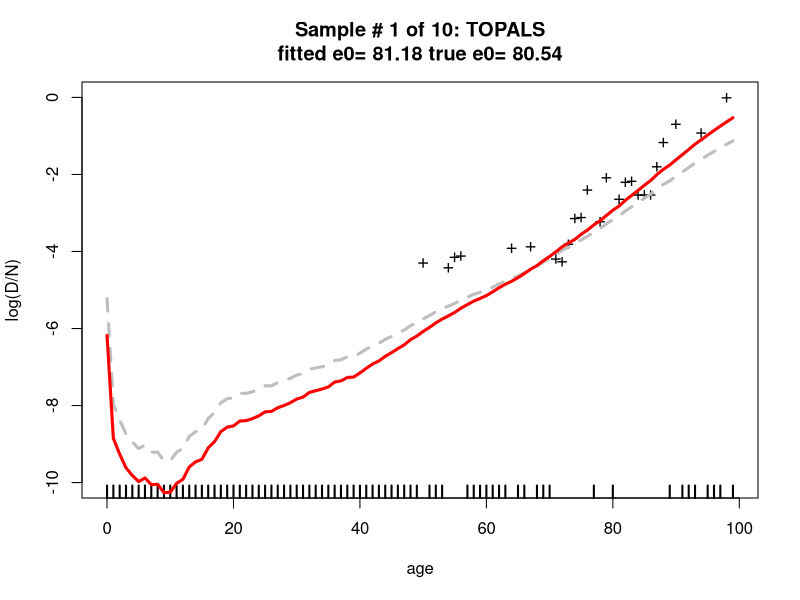
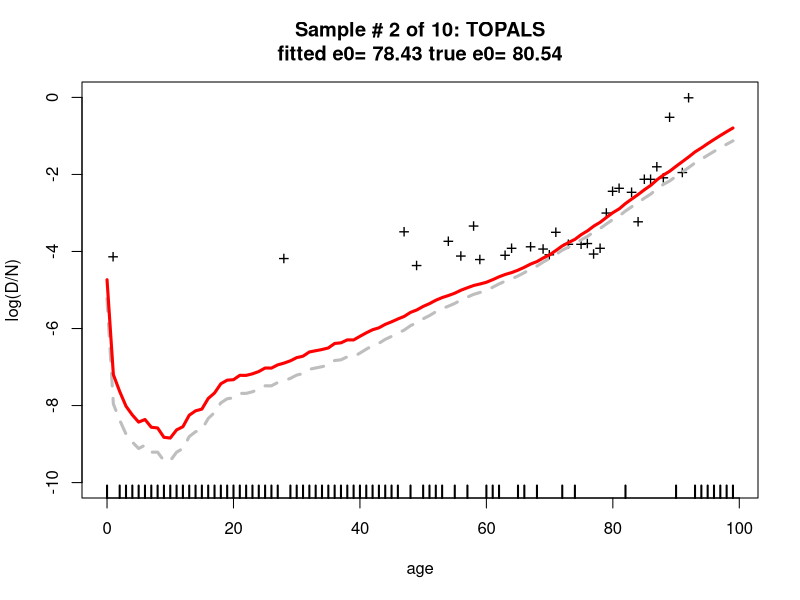
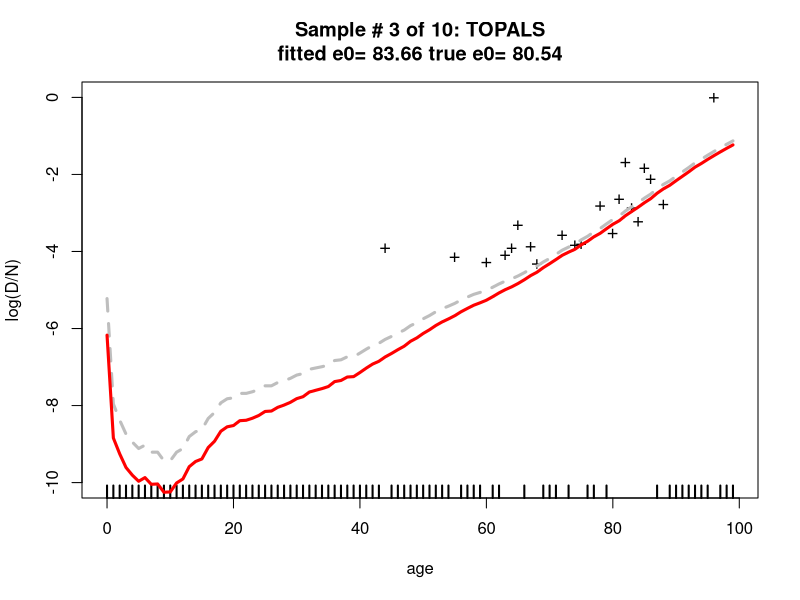
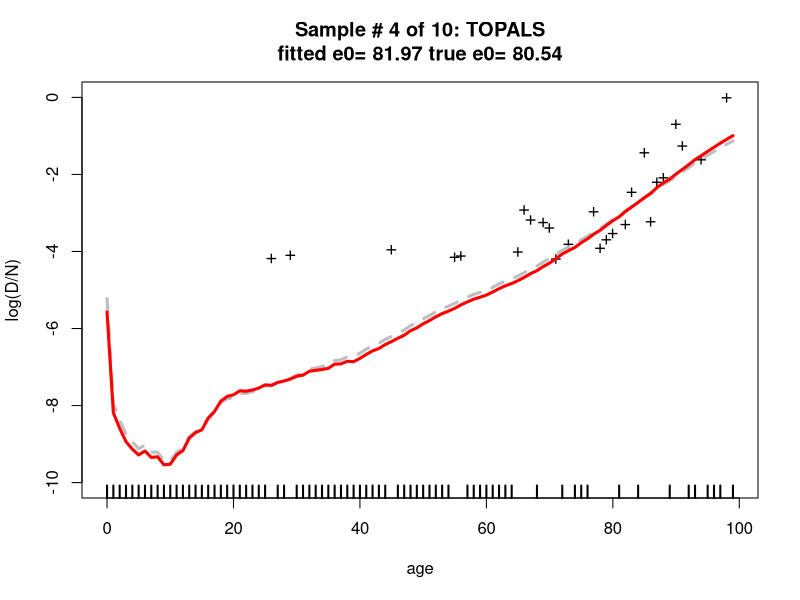
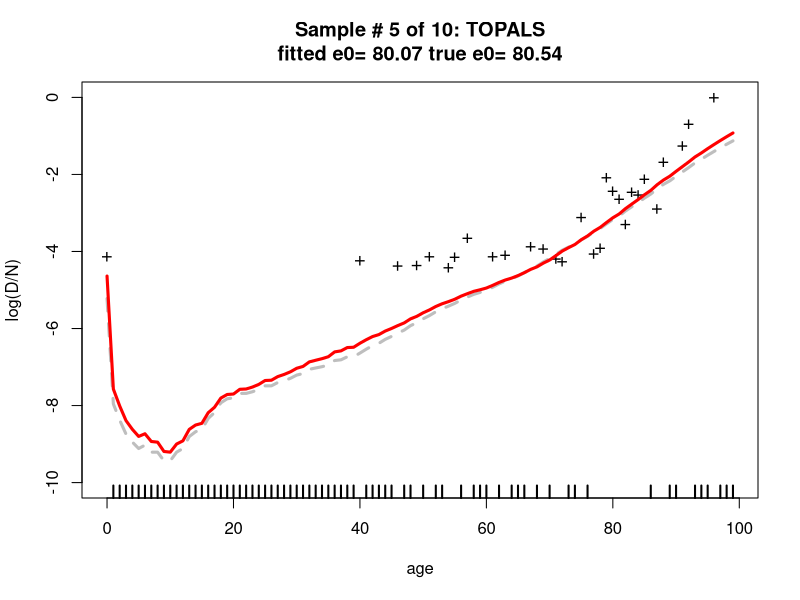
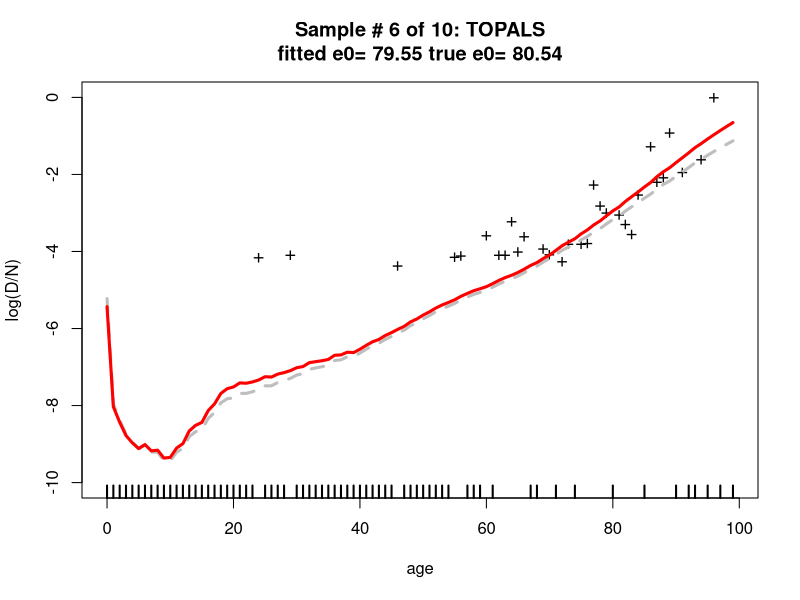
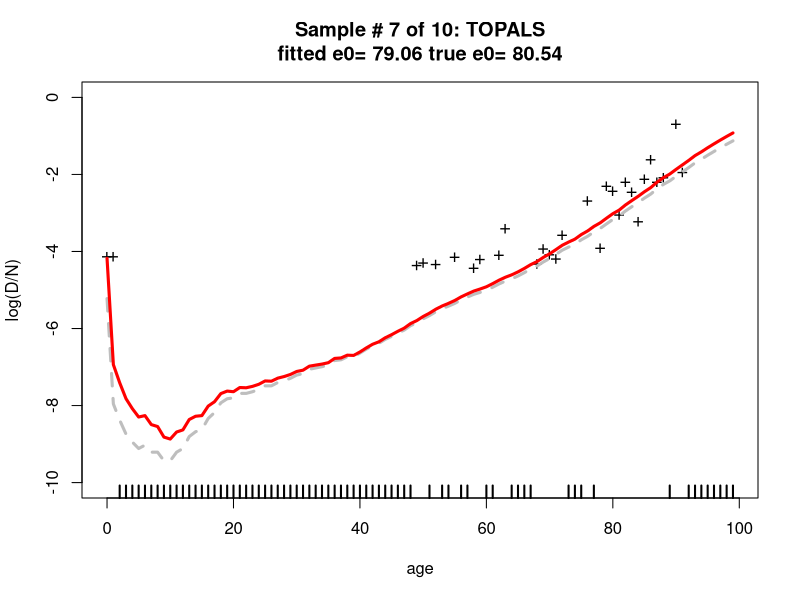
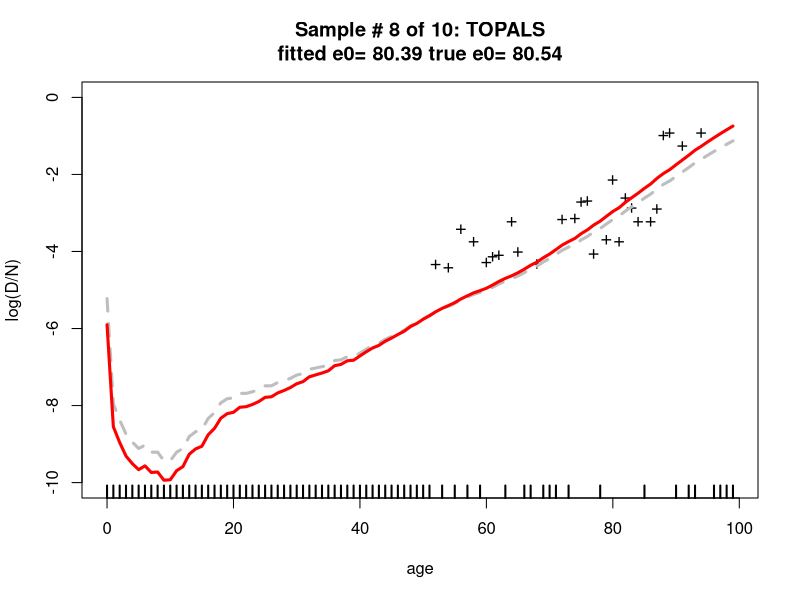

These figures' R source, in order:
#------------------------------------------------------------
# TOPALS fitting function
#
# Carl Schmertmann
#   created 01 Mar 2018
#   edited  06 June 2018 (added estimated covariance of alpha params)
#
# Fits TOPALS parameters to single-year (D,N) data by
# Newton-Raphson iteration with analytical derivatives
#
# A more complete explanation is in 
# https://github.com/schmert/TOPALS/blob/master/TOPALS_fitting.pdf
#------------------------------------------------------------

rm(list=ls())
graphics.off()
if (.Platform$OS.type == 'windows') windows(record=TRUE)

library(splines)



#==== THIS IS THE MAIN FUNCTION ====


TOPALS_fit = function( N, D, std,
                       max_age        = 99,
                       knot_positions = c(0,1,10,20,40,70), 
                       smoothing_k    = 1,
                       max_iter       = 20,
                       alpha_tol      = .00005,
                       details        = FALSE) {

    ## single years of age from 0 to max_age
    age = 0:max_age
    
    ## B is an Ax7 matrix. Each column is a linear B-spline basis function
    B      = splines::bs( age, knots=knot_positions, degree=1 )
    nalpha = ncol(B) 
    
    ## penalized log lik function
    Q = function(alpha) {
      lambda.hat = as.numeric( std + B %*% alpha)
      penalty    = smoothing_k * sum( diff(alpha)^2 )
      return( sum(D * lambda.hat - N * exp(lambda.hat)) - penalty)
    }
    
    ## expected deaths function
    Dhat = function(alpha) {
      lambda.hat = std + B %*% alpha
      return(  as.numeric( N * exp(lambda.hat) ))
    }      
    
    ## S matrix for penalty
    S = matrix(0,nalpha-1,nalpha) 
    diag(S[, 1:(nalpha-1)]) = -1
    diag(S[, 2:(nalpha)  ]) = +1
    SS = crossprod(S)
    
    #------------------------------------------------
    # iteration function: 
    # next alpha vector as a function of current alpha
    #------------------------------------------------
    next_alpha = function(alpha) {
      dhat = Dhat(alpha)
      M = solve ( t(B) %*% diag(dhat) %*% B + 2*smoothing_k *SS)
      v = t(B) %*% (D - dhat) - 2* (smoothing_k * (SS %*% alpha))
      return( alpha + M %*% v)
    }
    
    ## main iteration:     
    a = rep(0, nalpha)
    
    niter = 0
    repeat {
      niter      = niter + 1
      last_param = a
      a          = next_alpha( a )  # update
      change     = a - last_param

      converge = all( abs(change) < alpha_tol)
      overrun  = (niter == max_iter)
      
      if (converge | overrun) { break }
      
    } # repeat
    
    if (details | !converge | overrun) {
      if (!converge) print('did not converge')
      if (overrun) print('exceeded maximum number of iterations')
      
      dhat = Dhat(a)
      covar = solve( t(B) %*% diag(dhat) %*% B + 2*smoothing_k *SS)
      
      return( list( alpha    = a, 
                    covar    = covar,
                    Qvalue   = Q(a),
                    converge = converge, 
                    maxiter  = overrun))
    } else return( a) 
    
} # TOPALS_fit


#==== END MAIN FUNCTION ====





#-----------------------------------------------------
# EXAMPLES: SMALL POPULATIONS WITH RANDOM DEATHS
#-----------------------------------------------------

age = 0:99

## Population by Age (5000 females, age structure similar to Estonia 2010)
N = c(62, 62, 50, 65, 56, 56, 40, 50, 43, 50, 
      42, 39, 34, 43, 45, 42, 53, 42, 45, 72, 
      66, 65, 63, 67, 64, 78, 65, 69, 65, 60, 
      70, 57, 46, 64, 58, 62, 59, 69, 69, 76, 
      69, 56, 58, 61, 50, 52, 79, 65, 75, 78, 
      73, 62, 76, 63, 83, 63, 61, 77, 84, 67, 
      72, 62, 60, 60, 50, 55, 37, 48, 75, 51, 
      59, 66, 71, 45, 46, 45, 44, 58, 50, 40, 
      34, 42, 27, 35, 25, 25, 25, 18, 16,  5, 
      2,  7,  2,  0,  5,  1,  1,  0,  1,  0)

## true mortality rates (Estonia 2010 from HMD)
mu = c(0.00246, 0.00064, 0.00026, 0.00014, 0.00014, 
       0.00059, 0.00031, 0.00016,       0,       0, 
       0.00034,       0, 0.00018,       0, 0.00016, 
       0.00047, 0.00015, 0.00013,       0, 0.00023, 
       0.00021,   2e-04,   1e-04, 0.00021, 0.00053, 
       0.00073, 0.00021, 0.00085, 0.00033, 0.00033, 
       0.00045, 0.00079, 0.00034, 0.00045, 0.00077, 
       0.00066, 0.00077, 0.00099, 0.00074, 0.00096, 
       0.00127, 0.00099, 0.00103,   7e-04, 0.00220, 
       0.00177, 0.00263, 0.00247, 0.00171, 0.00189, 
       0.00408, 0.00297, 0.00326, 0.00285, 0.00402, 
       0.00441, 0.00584, 0.00485, 0.00475, 0.00484, 
       0.00740, 0.00782, 0.00777, 0.01002, 0.01080, 
       0.01277, 0.01026, 0.01350, 0.01316, 0.01467, 
       0.01353, 0.01839, 0.02011, 0.02176, 0.02507, 
       0.02801, 0.03008, 0.03849, 0.04071, 0.05160, 
       0.05487, 0.06088, 0.06675, 0.07599, 0.08657, 
       0.09597, 0.12556, 0.11733, 0.14262, 0.16010, 
       0.17928, 0.20020, 0.22290, 0.24739, 0.27361, 
       0.30150, 0.33094, 0.36176, 0.39377, 0.42671)

## A reasonable standard schedule of log mortality rates: USA females 2015 from HMD
this.std = c(-5.2232, -7.9576, -8.3774, -8.7403, -8.948, 
             -9.1150, -9.0280, -9.2103, -9.2103, -9.4335, 
             -9.4335, -9.2103, -9.1150, -8.8049, -8.6797, 
             -8.6226, -8.3349, -8.1807, -7.9294, -7.8240, 
             -7.7994, -7.6843, -7.6843, -7.6417, -7.5811, 
             -7.4876, -7.4876, -7.4021, -7.3540, -7.2934,
             -7.2089, -7.1691, -7.0586, -7.0243, -6.9911, 
             -6.9486, -6.8308, -6.8124, -6.7338, -6.7338,
             -6.6377, -6.5362, -6.4440, -6.3830, -6.2818, 
             -6.2047, -6.1193, -6.0407, -5.9257, -5.8500, 
             -5.7477, -5.6636, -5.5649, -5.4846, -5.4194, 
             -5.3475, -5.2572, -5.1832, -5.1127, -5.0625, 
             -5.0071, -4.9281, -4.8422, -4.7689, -4.7094, 
             -4.6356, -4.5497, -4.4542, -4.3788, -4.2723, 
             -4.1819, -4.0757, -3.9660, -3.8859, -3.8126, 
             -3.6977, -3.6071, -3.4917, -3.4016, -3.2834, 
             -3.1696, -3.0791, -2.9481, -2.8382, -2.7308, 
             -2.6140, -2.5092, -2.3710, -2.2583, -2.1670, 
             -2.0485, -1.935,  -1.8211, -1.6996, -1.6052, 
             -1.5011, -1.4032, -1.3082, -1.2165, -1.1282)

# trapez approx of life expectancy from a logmx schedule over ages 0..99
e0 = function(logmx) {
  mx = exp(logmx)
  px = exp(-mx)
  lx = c(1,cumprod(px))
  return( sum(head(lx,-1) + tail(lx,-1)) / 2)
}



#-----------------------------------------------------
# EXAMPLE 1: TOPALS Defaults
#-----------------------------------------------------

set.seed(6447100)   # change this if you want a different random dataset

## Draw random samples of deaths D ~ Poisson(N*mu). Fit and display TOPALS model.

nsim = 10 

B  = bs( 0:99, knots=c(0,1,10,20,40,70), degree=1 )

true_e0 = round( e0(log(mu)), 2)

for (i in 1:nsim) {
    D = rpois(100, N*mu)   # random deaths
  
    fitted_alpha = TOPALS_fit( N, D, this.std)

    fitted_logmx = this.std + B %*% fitted_alpha
    
    this.e0    = e0(fitted_logmx)
    this.title = paste0('Sample # ',i, ' of ',nsim,': TOPALS\nfitted e0= ', round(this.e0,2),
                        ' true e0= ', true_e0) 
    
    plot( age, log(D/N), ylim=c(-10,0), pch='+', cex=1.2, main=this.title)
    rug( age[D==0], lwd=2)
    lines(age, this.std, type='l', lty=2, col='grey', lwd=3)
    lines(age, fitted_logmx, lty=1, col='red', lwd=3)

}


#-----------------------------------------------------
# EXAMPLE 2: Very high penalty, in which case
# TOPALS = indirect standardization 
#        = up and down shifts of standard schedule
#-----------------------------------------------------

nsim = 10 

B  = bs( 0:99, knots=c(0,1,10,20,40,70), degree=1 )

true_e0 = round( e0(log(mu)), 2)

for (i in 1:nsim) {
  D = rpois(100, N*mu)   # random deaths
  
  fitted_alpha = TOPALS_fit( N, D, this.std, smoothing_k = 10000)  #<<<<<<
  
  fitted_logmx = this.std + B %*% fitted_alpha
  
  this.e0    = e0(fitted_logmx)
  this.title = paste0('Sample # ',i, ' of ',nsim,': TOPALS with high smoothing_k\nfitted e0= ', round(this.e0,2),
                      ' true e0= ', true_e0) 
  
  plot( age, log(D/N), ylim=c(-10,0), pch='+', cex=1.2, main=this.title)
  rug( age[D==0], lwd=2)
  lines(age, this.std, type='l', lty=2, col='grey', lwd=3)
  lines(age, fitted_logmx, lty=1, col='blue', lwd=3)
  
}


#-----------------------------------------------------
# EXAMPLE 3: applying TOPALS_fit to a large number of 
#  datasets in one command
#-----------------------------------------------------

npop = 1000   # number of populations

# each col of D is a sample of deaths over ages 0..99
D = matrix( rpois( npop*100, N*mu), nrow=100)   

# estimate TOPALS parameters for all npop populations in one command
# on a std desktop PC (circa 2014) this takes <1 sec for 1000 fits
system.time ({a = sapply( 1:ncol(D), function(i) TOPALS_fit(N, D[,i], std=this.std))})

L = this.std + B %*% a   # 100 x npop matrix of fitted logmx schedules

Lquant = t( apply(L, 1, quantile, c(.10,.50,.90)) )  # 100 x 3

plot(age, Lquant[,'50%'], type='n', ylim=c(-10,0),
     xlab='age',ylab='logmx',
     main=paste('10,50,90%iles of logmx\nacross',npop,'samples'))
segments(age, Lquant[,'10%'], age, Lquant[,'90%'], col='darkgrey' )     
points(age, Lquant[,'50%'], pch=16, cex=.80)


## estimated life expectancies across samples
esim = apply(L, 2, e0)
plot(density(esim, adjust=1.5), main=paste('Density of e0\nacross',npop,'samples'),
     lwd=3, bty='l')
equant = quantile(esim, c(.10,.50,.90))
segments( equant['10%'], 0, equant['90%'], 0, lwd=2)
points( equant['50%'], 0, pch=16, cex=1.2)
abline(v= true_e0, lty=2)



## compare to optim() approach, which seems to take about 20-30 times longer
## and be slightly less accurate

# control params for nonlinear fitting
this.control = list(maxit=1000,fnscale= -1, parscale=rep(.01,ncol(B)))

alpha0 = rep(0, 7)  # initial offsets (all 0 means start at standard schedule)

Q = function(alpha,N,D,std, smoothing_k=1) {
  lambda.hat = as.numeric( std + B %*% alpha)
  penalty    = smoothing_k * sum( diff(alpha)^2 )
  return( sum(D * lambda.hat - N * exp(lambda.hat)) - penalty)
}

system.time( {
  a.optim = 
      sapply(1:ncol(D), function(j) {
      optim( alpha0, Q,
             D=D[,j], N=N,
             std=this.std,
             method='BFGS', control=this.control)$par }) }
)

#--- compare maximized Q values

Q.optim = sapply(1:ncol(D),  function(j)  Q(a.optim[,j], N=N,D=D[,j],std=this.std) )
Q.NR    = sapply(1:ncol(D),  function(j)  Q(a[,j],       N=N,D=D[,j],std=this.std) )

plot(Q.optim, Q.NR)
abline(0,1,col=2)

plot( sort( Q.NR - Q.optim), seq(Q.NR)/length(Q.NR), type='s',
      xlab='Change in Objective',ylab='',
      main='Improvement with Newton-Raphson\nCumul Dist of Q.NR-Q.optim')

#--- compare estimated life expectancies

L.optim = this.std + B %*% a.optim  

esim.optim = apply(L.optim, 2, e0)

plot(esim.optim, esim, ylab='Newton-Raphson', xlab='optim( )',
     main='e0 estimates across 1000 samples')
abline(0,1,col=2)
abline(h=true_e0, v=true_e0, lty=2)

# a few examples

sel = sample(ncol(D), 5)
for (j in sel) {
  plot( age, log(D[,j]/N), pch='+', cex=1.2, main=paste('Sample #',j),
        ylim=c(-10,.10), ylab='logmx')
  lines(age, L[,j], col='purple', lwd=2)
  lines(age, L.optim[,j], col='red', lwd=2, lty=2)
  segments(age,0, age, L[,j]-L.optim[,j], col='purple')
  abline(h=0)
  legend( 65,-5, c('Newton-R','optim( )'), lwd=2,lty=c(1,2), 
          col=c('purple','red'), bty='n', cex=.80)
}




